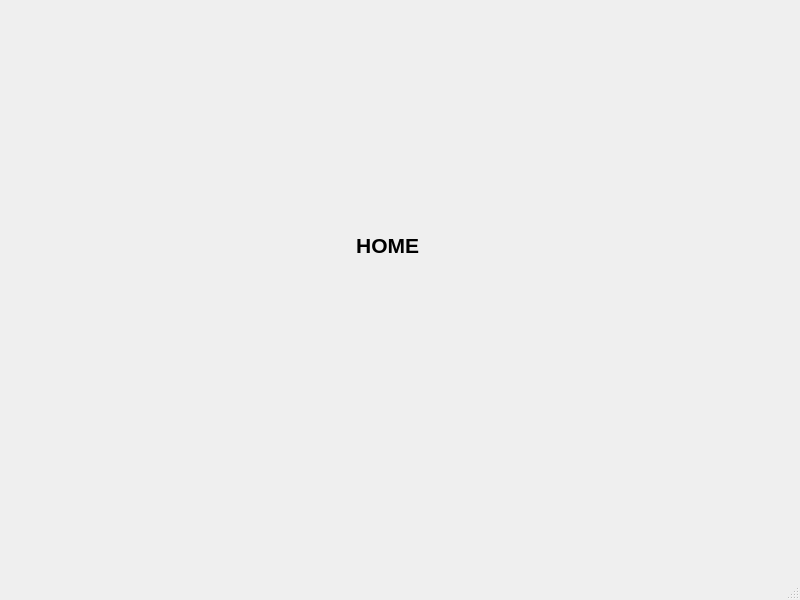
<?xml version="1.0" encoding="UTF-8"?>
<ui version="4.0">
 <class>HomeWindow</class>
 <widget class="QMainWindow" name="HomeWindow">
  <property name="geometry">
   <rect>
    <x>0</x>
    <y>0</y>
    <width>800</width>
    <height>600</height>
   </rect>
  </property>
  <property name="windowTitle">
   <string>MainWindow</string>
  </property>
  <widget class="QWidget" name="centralwidget">
   <widget class="QLabel" name="label">
    <property name="geometry">
     <rect>
      <x>300</x>
      <y>200</y>
      <width>181</width>
      <height>91</height>
     </rect>
    </property>
    <property name="font">
     <font>
      <pointsize>16</pointsize>
      <weight>75</weight>
      <bold>true</bold>
     </font>
    </property>
    <property name="text">
     <string>HOME </string>
    </property>
    <property name="alignment">
     <set>Qt::AlignCenter</set>
    </property>
   </widget>
  </widget>
  <widget class="QMenuBar" name="menubar">
   <property name="geometry">
    <rect>
     <x>0</x>
     <y>0</y>
     <width>800</width>
     <height>21</height>
    </rect>
   </property>
  </widget>
  <widget class="QStatusBar" name="statusbar"/>
 </widget>
 <resources/>
 <connections/>
</ui>
